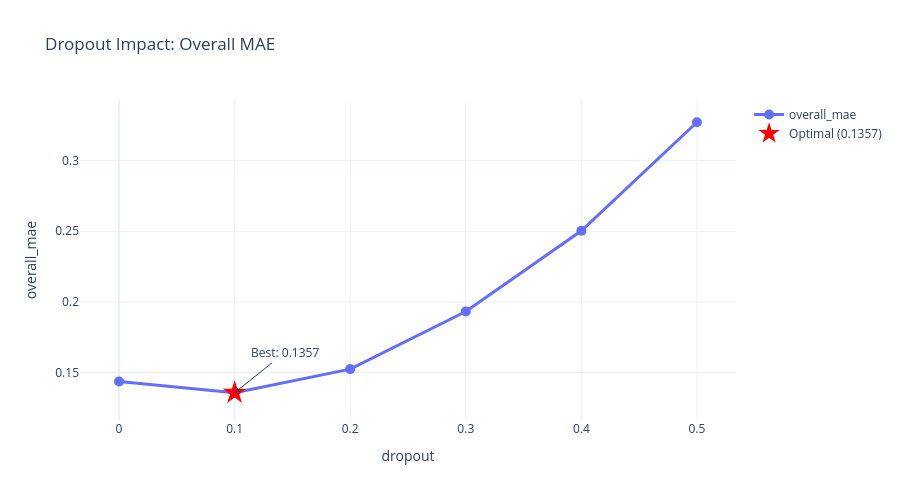
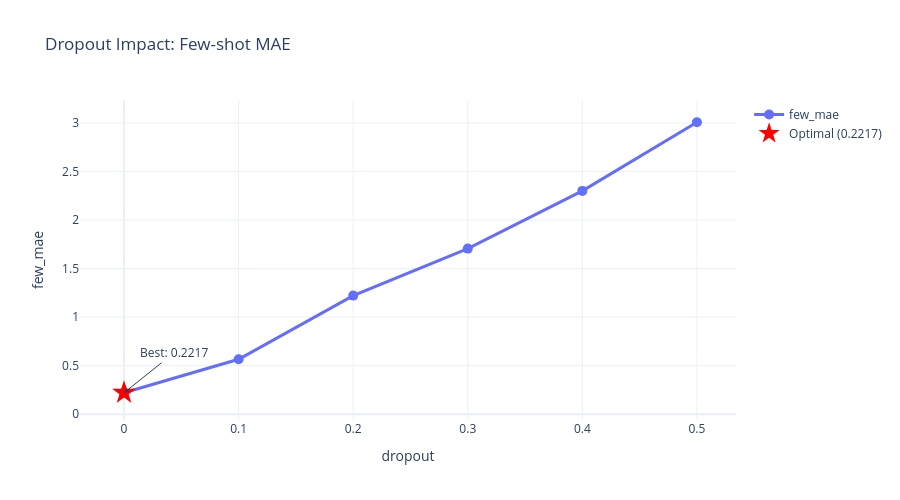

Write notebook code for charts like these, in order.
### Markdown cell above
## Visualization

### Code cell
# Using visualization from utils/visualization.py
df = pd.DataFrame(dropout_results)

# Overall MAE vs Dropout
fig_overall = plot_sweep_results(df, x_col='dropout', y_col='overall_mae', 
                                  title='Dropout Impact: Overall MAE', highlight_optimal=True)
fig_overall.show()

# Few-shot MAE vs Dropout
fig_few = plot_sweep_results(df, x_col='dropout', y_col='few_mae',
                              title='Dropout Impact: Few-shot MAE', highlight_optimal=True)
fig_few.show()

### Figure 1 — Plotly figure (JSON) as saved in the notebook; plotly's stock layout.template omitted (floating-point values rounded to 4 significant figures)
{"data": [{"line": {"color": "#636EFA", "width": 3}, "marker": {"size": 10}, "mode": "lines+markers", "name": "overall_mae", "type": "scatter", "x": [0.0, 0.1, 0.2, 0.3, 0.4, 0.5], "y": [0.1436, 0.1357, 0.1524, 0.1932, 0.2504, 0.3272]}, {"marker": {"color": "red", "size": 18, "symbol": "star"}, "mode": "markers", "name": "Optimal (0.1357)", "type": "scatter", "x": [0.1], "y": [0.1357]}], "layout": {"annotations": [{"arrowhead": 2, "ax": 50, "ay": -40, "showarrow": true, "text": "Best: 0.1357", "x": 0.1, "y": 0.1357}], "height": 500, "title": {"text": "Dropout Impact: Overall MAE"}, "xaxis": {"title": {"text": "dropout"}}, "yaxis": {"title": {"text": "overall_mae"}}}}

### Figure 2 — Plotly figure (JSON) as saved in the notebook; plotly's stock layout.template omitted (floating-point values rounded to 4 significant figures)
{"data": [{"line": {"color": "#636EFA", "width": 3}, "marker": {"size": 10}, "mode": "lines+markers", "name": "few_mae", "type": "scatter", "x": [0.0, 0.1, 0.2, 0.3, 0.4, 0.5], "y": [0.2217, 0.5666, 1.222, 1.706, 2.3, 3.007]}, {"marker": {"color": "red", "size": 18, "symbol": "star"}, "mode": "markers", "name": "Optimal (0.2217)", "type": "scatter", "x": [0], "y": [0.2217]}], "layout": {"annotations": [{"arrowhead": 2, "ax": 50, "ay": -40, "showarrow": true, "text": "Best: 0.2217", "x": 0, "y": 0.2217}], "height": 500, "title": {"text": "Dropout Impact: Few-shot MAE"}, "xaxis": {"title": {"text": "dropout"}}, "yaxis": {"title": {"text": "few_mae"}}}}
